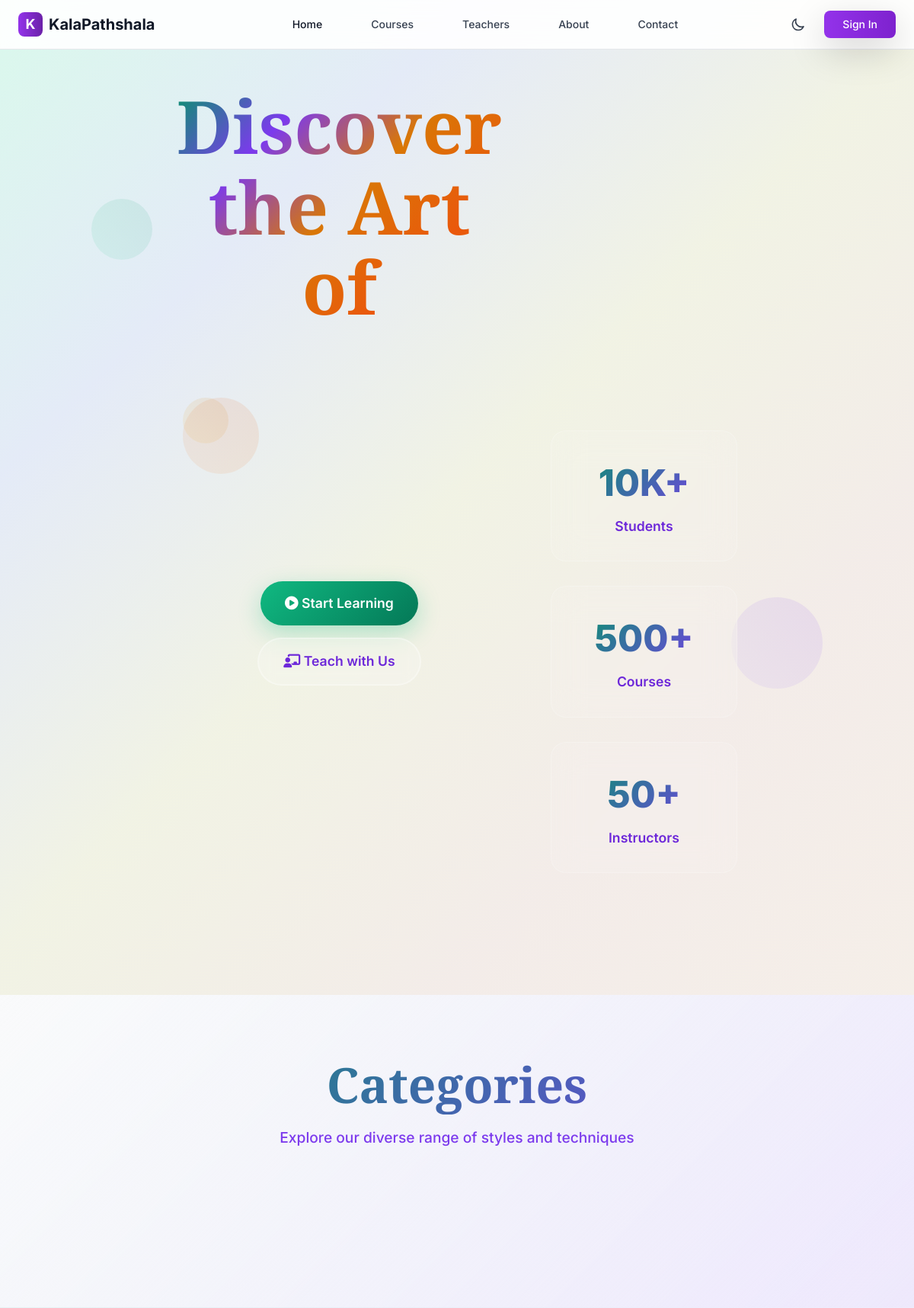
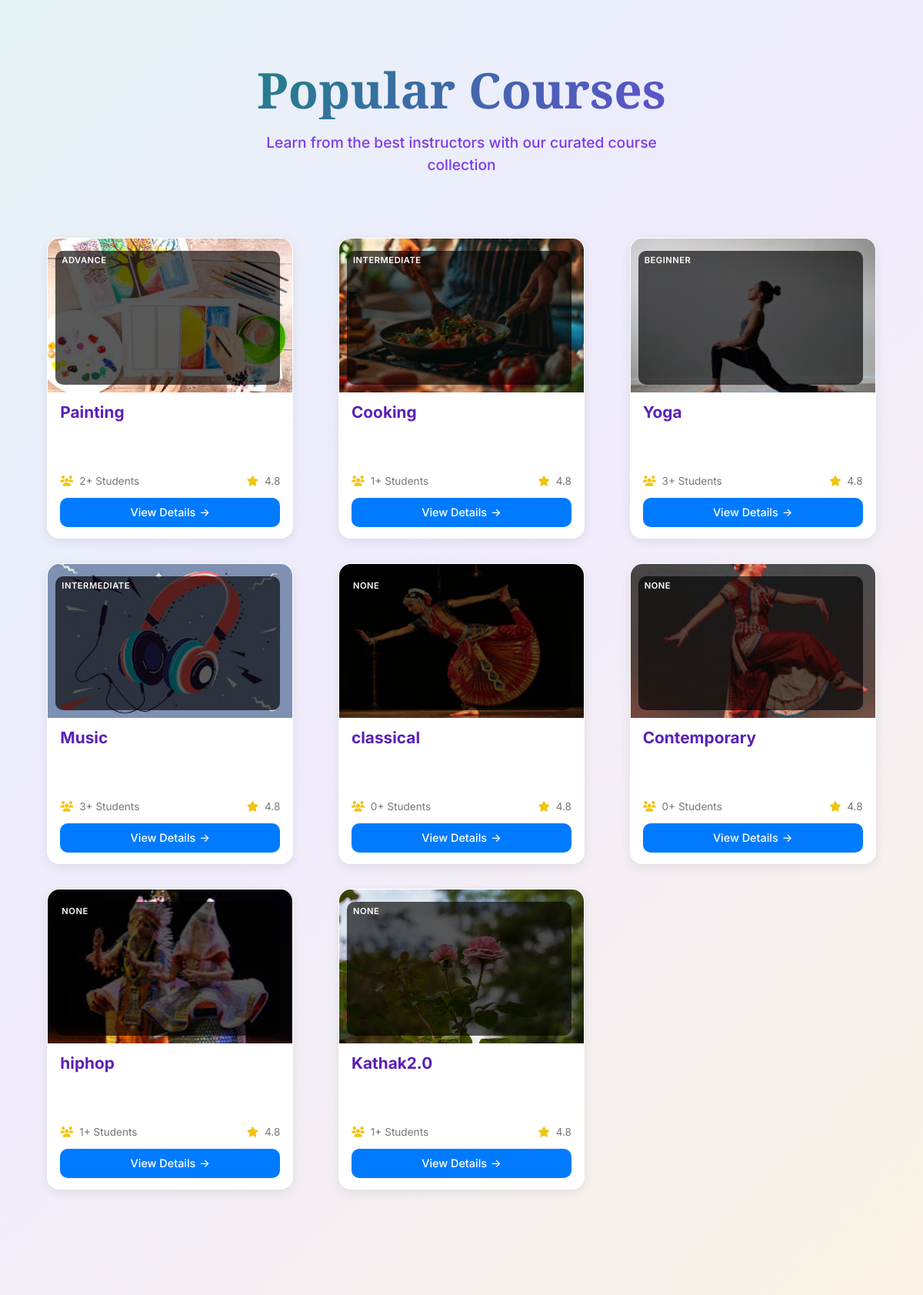
Page /courses/ (upper part) on the committed database (2 pictures, top to bottom).
### course/models.py (models this page shows, shortened)
class Course(models.Model):
    level_choice = (('Beginner','Beginner'),('Intermediate','Intermediate'),('Advance','Advance'))
    teacher = models.ForeignKey('account.Teacher', on_delete=models.CASCADE, related_name='courses')
    title = models.CharField(max_length=100)
    slug = models.SlugField(unique=True, null=True, blank=True)
    uid = models.UUIDField(default=uuid.uuid4, editable=False, unique=True)
    description = models.TextField()
    image = models.ImageField(upload_to='courses/')
    category = models.ForeignKey(CourseCategory, on_delete=models.CASCADE, related_name='courses')
    subcategory = models.ForeignKey(CourseSubCategory, on_delete=models.CASCADE, default='Beginner',related_name='courses')
    level = models.CharField(max_length=20, choices=level_choice, null=True, blank=True)
    duration = models.CharField(max_length=30, null=True, blank=True)
    price = models.DecimalField(max_digits=10, decimal_places=2, default=0.00)
    discount_price = models.DecimalField(max_digits=10, decimal_places=2, default=0.00)
    is_active = models.BooleanField(default=True)
    is_free = models.BooleanField(default=False)
    created_at = models.DateTimeField(auto_now_add=True)
    updated_at = models.DateTimeField(auto_now=True)

class Enrollment(models.Model):
    uid = models.UUIDField(default=uuid.uuid4, editable=False, unique=True)
    student = models.ForeignKey('account.Student', on_delete=models.CASCADE, related_name='enrollments')
    course = models.ForeignKey(Course, on_delete=models.CASCADE, related_name='enrollments')
    enrolled_at = models.DateTimeField(auto_now_add=True)

### course/views.py (the view)
# urls.py: path('',views.courses,name='courses'),
def courses(request):
    course = models.Course.objects.filter(is_active = True)
    return render(request,'courses.html',{'courses':course})

### templates/courses.html (shortened to what this page needs)
{% extends 'index.html' %}
{% load static %}
{% block extrastyle %}
<link rel="stylesheet" href="https://cdnjs.cloudflare.com/ajax/libs/font-awesome/6.4.0/css/all.min.css">
<link href="https://unpkg.com/aos@2.3.1/dist/aos.css" rel="stylesheet">
{% endblock extrastyle %}
{% block content %}
<section class="hero-section">
    <div class="hero-bg"></div>
    <div class="floating-shapes">
        <div class="shape shape-1"></div>
        <div class="shape shape-2"></div>
        <div class="shape shape-3"></div>
        <div class="shape shape-4"></div>
    </div>
    <div class="hero-content" data-aos="fade-up" data-aos-duration="1000">
        <h1 class="hero-title">Discover the Art of {{cate.name}}</h1>
        <div class="cta-buttons">
            <a href="{% url 'explore' %}" class="btn-primary">
                <i class="fas fa-play-circle"></i> Start Learning
            </a>
            <a href="{% url 'exploreTeacher' %}" class="btn-secondary">
                <i class="fas fa-chalkboard-teacher"></i> Teach with Us
            </a>
        </div>
        <div class="stats-section">
            <div class="stat-card" data-aos="fade-up" data-aos-delay="200">
                <div class="stat-number">10K+</div>
                <div class="stat-label">Students</div>
            </div>
            <div class="stat-card" data-aos="fade-up" data-aos-delay="400">
                <div class="stat-number">500+</div>
                <div class="stat-label">Courses</div>
            </div>
            <div class="stat-card" data-aos="fade-up" data-aos-delay="600">
                <div class="stat-number">50+</div>
                <div class="stat-label">Instructors</div>
            </div>
        </div>
    </div>
</section>
<section class="categories-section">
    <div class="section-title" data-aos="fade-up">
        <h2>{{cate.name}} Categories</h2>
        <p class="section-subtitle">Explore our diverse range of {{cate.name}} styles and techniques</p>
    </div>
</section>
<section class="courses-section">
    <div class="courses-container">
        <div class="section-title" data-aos="fade-up">
            <h2>Popular {{cate.name}} Courses</h2>
            <p class="section-subtitle">Learn from the best instructors with our curated course collection</p>
        </div>
        <div class="courses-grid">
            {% for course in courses %}
            <div class="course-card" data-aos="fade-up" data-aos-delay="{{ forloop.counter0|add:100 }}">
                <div class="course-image">
                  <img src="{{ course.image.url }}" alt="{{ course.title }}">
                  <div class="course-level">{{ course.level }}</div>
                </div>
                <div class="course-content">
                  <h3 class="course-title">{{ course.title }}</h3>
                  <p class="course-description">{{ course.descrption }}</p>
                  <div class="course-stats">
                    <span><i class="fas fa-users"></i> {{ course.enrollments.all|length }}+ Students</span>
                    <span><i class="fas fa-star"></i> 4.8</span>
                  </div>
                  <a href="{% url 'course' course.slug %}" class="explore-btn">
                    View Details <span class="arrow">→</span>
                  </a>
                </div>
              </div>
            {% endfor %}
        </div>
    </div>
</section>
{% endblock content %}

### templates/index.html (style rules this page uses)
:root { --violet: #6D29B3; --peach: #FFD6AB; --off-white: #FAF6F3; --charcoal: #22212C; --gold: #FFD700; --violet-light: #8B5FBF; --violet-dark: #4A1A66; --peach-light: #FFE4C4; --charcoal-light: #3A3947; }
html { scroll-behavior: smooth; }
body { font-family: 'Inter', -apple-system, BlinkMacSystemFont, sans-serif; background-color: var(--off-white); color: var(--charcoal); line-height: 1.6; }

### rows in the picture
Course: image (picture), level "ADVANCE", title "Painting", enrollments.all|length "2"
Course: image (picture), level "INTERMEDIATE", title "Cooking", enrollments.all|length "1"
Course: image (picture), level "BEGINNER", title "Yoga", enrollments.all|length "3"
Course: image (picture), level "INTERMEDIATE", title "Music", enrollments.all|length "3"
Course: image (picture), level "NONE", title "classical", enrollments.all|length "0"
Course: image (picture), level "NONE", title "Contemporary", enrollments.all|length "0"
Course: image (picture), level "NONE", title "hiphop", enrollments.all|length "1"
Course: image (picture), level "NONE", title "Kathak2.0", enrollments.all|length "1"
